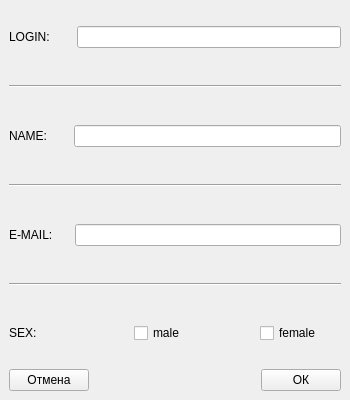
<?xml version="1.0" encoding="UTF-8"?>
<ui version="4.0">
 <class>MainWindow</class>
 <widget class="QMainWindow" name="MainWindow">
  <property name="geometry">
   <rect>
    <x>0</x>
    <y>0</y>
    <width>350</width>
    <height>400</height>
   </rect>
  </property>
  <property name="minimumSize">
   <size>
    <width>350</width>
    <height>400</height>
   </size>
  </property>
  <property name="maximumSize">
   <size>
    <width>350</width>
    <height>400</height>
   </size>
  </property>
  <property name="windowTitle">
   <string>MainWindow</string>
  </property>
  <widget class="QWidget" name="centralwidget">
   <layout class="QGridLayout" name="gridLayout">
    <item row="0" column="0">
     <widget class="QSplitter" name="splitter">
      <property name="orientation">
       <enum>Qt::Vertical</enum>
      </property>
      <widget class="QWidget" name="layoutWidget">
       <layout class="QVBoxLayout" name="verticalLayout_3">
        <property name="spacing">
         <number>20</number>
        </property>
        <item>
         <layout class="QHBoxLayout" name="horizontalLayout_7">
          <property name="spacing">
           <number>27</number>
          </property>
          <item>
           <widget class="QLabel" name="label_5">
            <property name="text">
             <string>LOGIN:</string>
            </property>
           </widget>
          </item>
          <item>
           <widget class="QLineEdit" name="input_log"/>
          </item>
         </layout>
        </item>
        <item>
         <widget class="Line" name="line_21">
          <property name="orientation">
           <enum>Qt::Horizontal</enum>
          </property>
         </widget>
        </item>
        <item>
         <layout class="QHBoxLayout" name="horizontalLayout_8">
          <property name="spacing">
           <number>27</number>
          </property>
          <item>
           <widget class="QLabel" name="label_7">
            <property name="text">
             <string>NAME:</string>
            </property>
           </widget>
          </item>
          <item>
           <widget class="QLineEdit" name="input_name"/>
          </item>
         </layout>
        </item>
        <item>
         <widget class="Line" name="line_20">
          <property name="orientation">
           <enum>Qt::Horizontal</enum>
          </property>
         </widget>
        </item>
        <item>
         <layout class="QHBoxLayout" name="horizontalLayout_9">
          <property name="spacing">
           <number>22</number>
          </property>
          <item>
           <widget class="QLabel" name="label_8">
            <property name="text">
             <string>E-MAIL:</string>
            </property>
           </widget>
          </item>
          <item>
           <widget class="QLineEdit" name="input_email"/>
          </item>
         </layout>
        </item>
        <item>
         <widget class="Line" name="line_13">
          <property name="orientation">
           <enum>Qt::Horizontal</enum>
          </property>
         </widget>
        </item>
        <item>
         <layout class="QHBoxLayout" name="horizontalLayout_10">
          <property name="spacing">
           <number>44</number>
          </property>
          <item>
           <layout class="QHBoxLayout" name="horizontalLayout_11">
            <item>
             <widget class="QLabel" name="label_9">
              <property name="text">
               <string>SEX:</string>
              </property>
             </widget>
            </item>
            <item>
             <widget class="QCheckBox" name="checkBox_3">
              <property name="text">
               <string>male</string>
              </property>
             </widget>
            </item>
            <item>
             <widget class="QCheckBox" name="checkBox_4">
              <property name="text">
               <string>female</string>
              </property>
             </widget>
            </item>
           </layout>
          </item>
         </layout>
        </item>
       </layout>
      </widget>
     </widget>
    </item>
    <item row="1" column="0">
     <layout class="QHBoxLayout" name="horizontalLayout">
      <item>
       <widget class="QPushButton" name="pushButton">
        <property name="text">
         <string>Отмена</string>
        </property>
       </widget>
      </item>
      <item>
       <spacer name="horizontalSpacer">
        <property name="orientation">
         <enum>Qt::Horizontal</enum>
        </property>
        <property name="sizeHint" stdset="0">
         <size>
          <width>40</width>
          <height>20</height>
         </size>
        </property>
       </spacer>
      </item>
      <item>
       <widget class="QPushButton" name="pushButton_2">
        <property name="text">
         <string>ОК</string>
        </property>
       </widget>
      </item>
     </layout>
    </item>
   </layout>
  </widget>
 </widget>
 <resources/>
 <connections/>
</ui>
